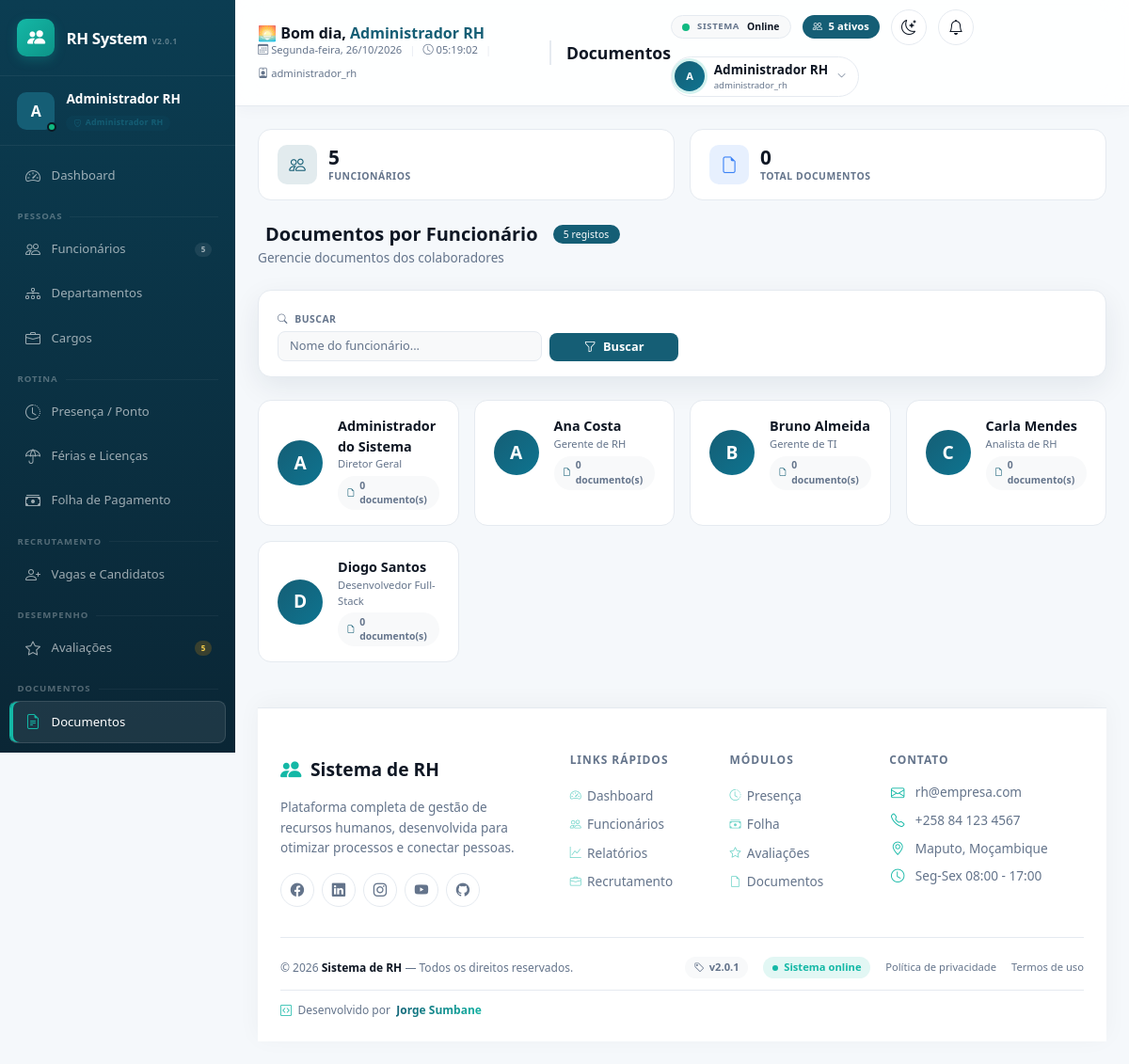
Screenshot of /modules/documentos/index.php (signed in) with the database file from the repository.
### tables this page shows
CREATE TABLE funcionarios (
    id INT AUTO_INCREMENT PRIMARY KEY,
    nome VARCHAR(150) NOT NULL,
    cpf VARCHAR(20) NOT NULL UNIQUE,  
    rg VARCHAR(30) NULL,
    data_nascimento DATE NULL,
    genero ENUM('masculino','feminino','outro') NULL,
    email VARCHAR(150) NOT NULL UNIQUE,
    telefone VARCHAR(30) NULL,
    endereco VARCHAR(255) NULL,
    data_admissao DATE NOT NULL,
    data_demissao DATE NULL,
    cargo_id INT NOT NULL,
    departamento_id INT NOT NULL,
    salario DECIMAL(10,2) NOT NULL DEFAULT 0,
    status ENUM('ativo','inativo','ferias','licenca') NOT NULL DEFAULT 'ativo',
    foto VARCHAR(255) NULL,
    criado_em DATETIME NOT NULL DEFAULT CURRENT_TIMESTAMP,
    atualizado_em DATETIME NOT NULL DEFAULT CURRENT_TIMESTAMP ON UPDATE CURRENT_TIMESTAMP,
    CONSTRAINT fk_func_cargo FOREIGN KEY (cargo_id) REFERENCES cargos(id) ON DELETE RESTRICT,
    CONSTRAINT fk_func_departamento FOREIGN KEY (departamento_id) REFERENCES departamentos(id) ON DELETE RESTRICT
);

CREATE TABLE cargos (
    id INT AUTO_INCREMENT PRIMARY KEY,
    titulo VARCHAR(100) NOT NULL,
    departamento_id INT NOT NULL,
    salario_base DECIMAL(10,2) NOT NULL DEFAULT 0,
    descricao TEXT NULL,
    ativo TINYINT(1) NOT NULL DEFAULT 1,
    criado_em DATETIME NOT NULL DEFAULT CURRENT_TIMESTAMP,
    CONSTRAINT fk_cargos_departamento FOREIGN KEY (departamento_id) REFERENCES departamentos(id) ON DELETE RESTRICT
);

### includes/bootstrap.php (called while the page is built, shortened)
<?php
spl_autoload_register(function (string $classe): void {
    $caminho = __DIR__ . '/../classes/' . $classe . '.php';
});
require_once __DIR__ . '/functions.php';

### classes/Database.php (called while the page is built, shortened)
<?php
class Database
{
    private static ?PDO $instance = null;
    public static function getConnection(): PDO
    {
        if (self::$instance === null) {
            $dsn = sprintf(
                'mysql:host=%s;port=%s;dbname=%s;charset=%s',
                DB_HOST,
                DB_PORT,
                DB_NAME,
                DB_CHARSET
            );
            $options = [
                PDO::ATTR_ERRMODE            => PDO::ERRMODE_EXCEPTION,
                PDO::ATTR_DEFAULT_FETCH_MODE => PDO::FETCH_ASSOC,
                PDO::ATTR_EMULATE_PREPARES   => false,
            ];
            try {
                self::$instance = new PDO($dsn, DB_USER, DB_PASS, $options);
                $offset = (new DateTime('now', new DateTimeZone(date_default_timezone_get())))->format('P');
                self::$instance->exec("SET time_zone = '{$offset}'");
            } catch (PDOException $e) {
                error_log('Erro de conexão com o banco: ' . $e->getMessage());
                die('Não foi possível conectar ao banco de dados. Verifique se o MySQL está em execução no XAMPP e se o banco "rh_sistema" foi importado (veja database/schema.sql).');
            }
        }
        return self::$instance;
    }
}

### classes/Funcionario.php (called while the page is built, shortened)
<?php
class Funcionario
{
    private PDO $db;
    public function __construct()
    {
        $this->db = Database::getConnection();
    }
    public function listar(array $filtros = []): array
    {
        $sql = 'SELECT f.*, c.titulo AS cargo_titulo, d.nome AS departamento_nome
                FROM funcionarios f
                JOIN cargos c ON c.id = f.cargo_id
                JOIN departamentos d ON d.id = f.departamento_id
                WHERE 1=1';
        $params = [];
        $sql .= ' ORDER BY f.nome ASC';
        $stmt = $this->db->prepare($sql);
        $stmt->execute($params);
        return $stmt->fetchAll();
    }
}

### classes/Documento.php (called while the page is built, shortened)
<?php
class Documento
{
    private PDO $db;
    public function __construct()
    {
        $this->db = Database::getConnection();
    }
    public function listarPorFuncionario(int $funcionarioId): array
    {
        $stmt = $this->db->prepare(
            'SELECT * FROM documentos WHERE funcionario_id = :fid ORDER BY criado_em DESC'
        );
        $stmt->execute([':fid' => $funcionarioId]);
        return $stmt->fetchAll();
    }
}

### includes/functions.php (called while the page is built, shortened)
<?php
function e(?string $texto): string
{
    return htmlspecialchars($texto ?? '', ENT_QUOTES, 'UTF-8');
}
    ?>

### modules/documentos/index.php (the view, shortened to what this page needs)
<?php
require_once __DIR__ . '/../../includes/bootstrap.php';
$funcionarioModel = new Funcionario();
$documentoModel = new Documento();
$filtros = ['nome' => trim($_GET['nome'] ?? '')];
$funcionarios = $funcionarioModel->listar(array_filter($filtros));
$totalFuncionariosDocs = count($funcionarios);
$totalDocumentos = 0;
foreach ($funcionarios as $f) {
    $totalDocumentos += count($documentoModel->listarPorFuncionario($f['id']));
}
require __DIR__ . '/../../includes/header.php';
?>
<div class="documentos-stats">
    <div class="documentos-stat-card">
        <div class="stat-icon primary"><i class="bi bi-people"></i></div>
        <div class="stat-info">
            <div class="stat-value"><?= number_format($totalFuncionariosDocs) ?></div>
            <div class="stat-label">Funcionários</div>
        </div>
    </div>
    <div class="documentos-stat-card">
        <div class="stat-icon info"><i class="bi bi-file-earmark"></i></div>
        <div class="stat-info">
            <div class="stat-value"><?= number_format($totalDocumentos) ?></div>
            <div class="stat-label">Total Documentos</div>
        </div>
    </div>
</div>
<div class="documentos-header">
    <div class="documentos-header-left">
        <h5>
            <i class="bi bi-folder-open"></i> Documentos por Funcionário
            <span class="badge bg-primary rounded-pill ms-2" style="font-size:0.65rem;font-weight:500;">
                <?= number_format($totalFuncionariosDocs) ?> registos
            </span>
        </h5>
        <p>Gerencie documentos dos colaboradores</p>
    </div>
</div>
<div class="filter-card-premium">
    <form method="GET" class="row g-2 align-items-end">
        <div class="col-md-4">
            <label class="form-label"><i class="bi bi-search me-1"></i> Buscar</label>
            <input type="text" name="nome" class="form-control" placeholder="Nome do funcionário..." value="<?= e($filtros['nome']) ?>">
        </div>
        <div class="col-md-2">
            <button class="btn-filter w-100">
                <i class="bi bi-funnel me-1"></i> Buscar
            </button>
        </div>
    </form>
</div>
<div class="row g-3">
    <?php foreach ($funcionarios as $f): ?>
        <?php $totalDocs = count($documentoModel->listarPorFuncionario($f['id'])); ?>
        <div class="col-md-4 col-lg-3">
            <a href="<?= BASE_URL ?>/modules/funcionarios/visualizar.php?id=<?= $f['id'] ?>#tab-documentos" class="funcionario-card-doc">
                <div class="d-flex align-items-center gap-3">
                    <span class="funcionario-avatar"><?= e(strtoupper(substr($f['nome'], 0, 1))) ?></span>
                    <div>
                        <div class="funcionario-nome"><?= e($f['nome']) ?></div>
                        <div class="funcionario-meta"><?= e($f['cargo_titulo'] ?? '') ?></div>
                        <div class="mt-1">
                            <span class="funcionario-docs">
                                <i class="bi bi-file-earmark"></i> <?= $totalDocs ?> documento(s)
                            </span>
                        </div>
                    </div>
                </div>
            </a>
        </div>
    <?php endforeach; ?>
</div>
<?php require __DIR__ . '/../../includes/footer.php'; ?>

### assets/css/style.css (style rules this page uses)
:root { --rh-primary: #155e75; --rh-primary-light: #0e7490; --rh-accent: #14b8a6; --rh-bg: #f5f8fb; --rh-card-bg: #ffffff; --rh-border: #e5eaf0; --rh-shadow: 0 8px 28px rgba(15, 41, 64, .07); --rh-shadow-hover: 0 16px 38px rgba(15, 41, 64, .12); --rh-text-primary: #0f1724; --rh-text-secondary: #334155; --rh-text-muted: #64748b; --rh-text-light: #f8fafc; --rh-sidebar-bg: linear-gradient(180deg, #0b3d52 0%, #0a2635 100%); --rh-topbar-bg: rgba(255, 255, 255, .88); --rh-success: #10b981; --rh-success-bg: #d1fae5; --rh-success-text: #065f46; --rh-danger: #ef4444; --rh-danger-bg: #fee2e2; --rh-danger-text: #991b1b; --rh-warning: #f59e0b; --rh-warning-bg: #fef3c7; --rh-warning-text: #92400e; --rh-info: #3b82f6; --rh-info-bg: #dbeafe; --rh-info-text: #1e40af; --rh-purple: #8b5cf6; --rh-purple-bg: #ede9fe; --rh-purple-text: #5b21b6; --rh-radius: 14px; }
html { min-height: 100%; overflow-y: auto; overflow-x: hidden; }
body { min-height: 100vh; margin: 0; background: var(--rh-bg); color: var(--rh-text-primary); font-family: 'Segoe UI', system-ui, -apple-system, sans-serif; overflow-x: hidden; overflow-y: auto; transition: background 0.3s ease, color 0.3s ease; }
.form-control, .form-select { background: var(--bs-tertiary-bg); border: 1.5px solid var(--rh-border); color: var(--rh-text-primary); border-radius: 10px; padding: 0.62rem .8rem; transition: all 0.3s ease; }
.form-control::placeholder { color: var(--rh-text-muted); }
.form-label { color: var(--rh-text-secondary); font-size: 0.75rem; font-weight: 600; text-transform: uppercase; letter-spacing: 0.05em; margin-bottom: 0.3rem; }
.badge { font-weight: 700; letter-spacing: .01em; padding: 0.3rem 0.7rem; border-radius: 50px; }
.badge.bg-primary { background: var(--rh-primary) !important; color: #fff; }
.bg-primary { background-color: var(--rh-primary) !important; }

### assets/css/dashboard.css (style rules this page uses)
:root { --dash-primary:#155e75; --dash-primary-2:#0e7490; --dash-teal:#14b8a6; --dash-purple:#7c3aed; --dash-orange:#f97316; --dash-radius:16px; --dash-shadow:0 10px 30px rgba(15,41,64,.08); --dash-shadow-hover:0 18px 44px rgba(15,41,64,.14); }
.dashboard-filter, .filter-card-premium { border:1px solid var(--rh-border); border-radius:var(--dash-radius); background:var(--rh-card-bg); box-shadow:var(--dash-shadow); }

### assets/css/responsive.css (style rules this page uses)
html { overflow-x:hidden; }
body { min-width:320px; }

### rows the page displays
funcionarios: nome "A", nome "Administrador do Sistema", cargo.titulo "Diretor Geral", totalDocs "0"
funcionarios: nome "A", nome "Ana Costa", cargo.titulo "Gerente de RH", totalDocs "0"
funcionarios: nome "B", nome "Bruno Almeida", cargo.titulo "Gerente de TI", totalDocs "0"
funcionarios: nome "C", nome "Carla Mendes", cargo.titulo "Analista de RH", totalDocs "0"
funcionarios: nome "D", nome "Diogo Santos", cargo.titulo "Desenvolvedor Full-Stack", totalDocs "0"

### other values shown
$avatarInicial "A"
$nomeUsuario "Administrador RH"
$perfilLabel "Administrador RH"
$totalFuncionarios "5"
$avaliacoesPendentes "5"
$diaSemana "Segunda-feira"
$perfilUsuario "administrador_rh"
$pageTitle "Documentos"
$totalAtivos "5"
substr($nomeUsuario, 0, 1) "A"
$totalFuncionariosDocs "5"
$totalDocumentos "0"
